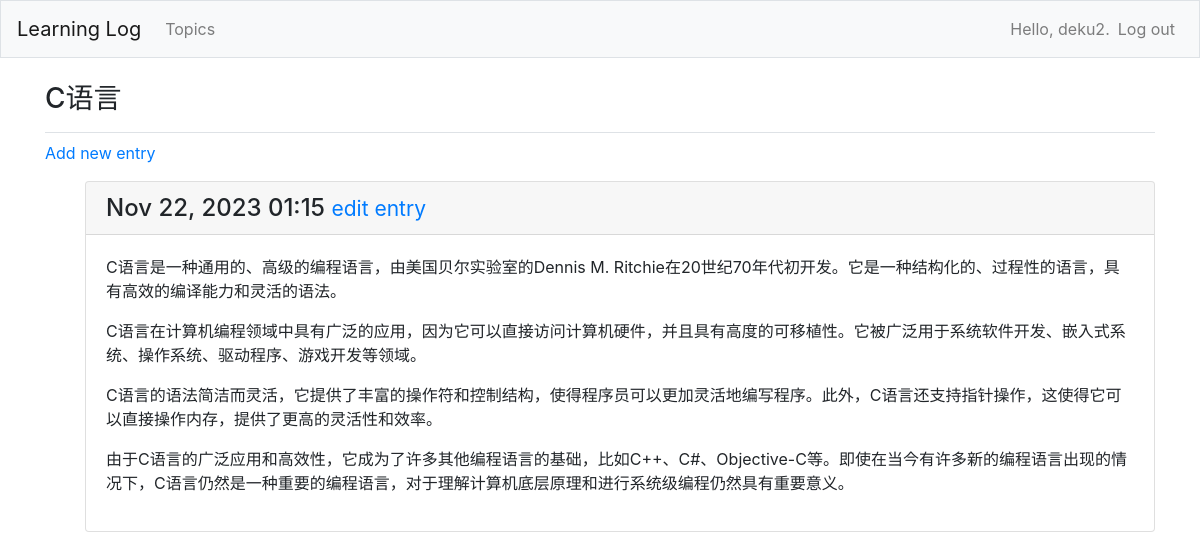
The page /topics/1/ (signed in) on the database its author committed.
### learning_logs/models.py (models this page shows, shortened)
class Topic(models.Model):
    text = models.CharField(max_length=200)
    date_added = models.DateTimeField(auto_now_add=True)
    owner = models.ForeignKey(User, on_delete=models.CASCADE)
    def __str__(self):
        return self.text

class Entry(models.Model):
    topic = models.ForeignKey(Topic, on_delete=models.CASCADE)
    text = models.TextField()
    date_added = models.DateTimeField(auto_now_add=True)
    class Meta:
        verbose_name_plural = 'entries'

### learning_logs/views.py (the view)
# urls.py: path('topics/<int:topic_id>/', views.topic, name='topic'),
@login_required
def topic(request, topic_id):
    topic = Topic.objects.get(id=topic_id)
    if topic.owner != request.user:
        raise Http404
    entries = topic.entry_set.order_by('-date_added')
    context = {'topic': topic, 'entries': entries}
    return render(request, 'learning_logs/topic.html', context)

### learning_logs/templates/learning_logs/topic.html
{% extends 'learning_logs/base.html' %}
{% block page_header %}
  <h3>{{ topic }}</h3>
{% endblock page_header %}
{% block content %}
  <p>
    <a href="{% url 'learning_logs:new_entry' topic.id %}">Add new entry</a>
  </p>
  <ul>
  {% for entry in entries %}
    <div class="card mb-3">
      <h4 class="card-header">
        {{ entry.date_added|date:'M d, Y H:i' }}
        <small><a href="{% url 'learning_logs:edit_entry' entry.id %}">
            edit entry</a></small>
      </h4>
      <div class="card-body">
        {{ entry.text|linebreaks }}
      </div>
    </div>
  {% empty %}
    <p>There are no entries for this topic yet.</p>
  {% endfor %}
{% endblock content %}

### learning_logs/templates/learning_logs/base.html (shortened to what this page needs)
{% load bootstrap4 %}
<!doctype html>
<html lang="en">
<head>
  {% bootstrap_css %}
</head>
<body>
  <nav class="navbar navbar-expand-md navbar-light bg-light mb-4 border">
    <a class="navbar-brand" href="{% url 'learning_logs:index'%}">
        Learning Log</a>
    <div class="collapse navbar-collapse" id="navbarCollapse">
      <ul class="navbar-nav mr-auto">
        <li class="nav-item">
          <a class="nav-link" href="{% url 'learning_logs:topics'%}">
              Topics</a></li>
      </ul>
      <ul class="navbar-nav ml-auto">
        {% if user.is_authenticated %}
          <li class="nav-item">
            <span class="navbar-text"}">Hello, {{ user.username }}.</span>
          </li>
          <li class="nav-item">
            <a class="nav-link" href="{% url 'users:logout' %}">Log out</a>
          </li>
        {% else %}
          <li class="nav-item">
            <a class="nav-link" href="{% url 'users:register' %}">Register</a>
          </li>
          <li class="nav-item">
            <a class="nav-link" href="{% url 'users:login' %}">Log in</a></li>
        {% endif %}
      </ul>
    </div>
  </nav>
  <main role="main" class="container">
    <div class="pb-2 mb-2 border-bottom">
      {% block page_header %}{% endblock page_header %}
    </div>
    <div>
      {% block content %}{% endblock content %}
    </div>
  </main>
</body>
</html>

### rows shown on the page
Topic: text "C语言"
Entry: date_added "Nov 22, 2023 01:15", text "C语言是一种通用的、高级的编程语言，由美国贝尔实验室的Dennis M. Ritchie在20世纪70年代初开发。它是一种结构化的、过程性的语言，具有高效的编译能力和灵活的语法。 C语言在计算机编程领域中具有广泛的应用，因为它可以直接访问计算机硬件，并且具有高度的可移植性。它被广泛用于系统软件开发、嵌入式系统、操作系统、驱动程序、游戏开发等领域。 C语言的语法简洁而灵活，它提供了丰富的操作符和控制结构，使得程序员可以更加灵活地编写程序。此外，C语言还支持指针操作，这使得它可以直接操作内存，提供了更高的灵活性和效率。 由于C语言的广泛应用和高效性，它成为了许多其他编程语言的基础，比如C++、C#、Objective-C等。即使在当今有许多新的编程语言出现的情况下，C语言仍然是一种重要的编程语言，对于理解计算机底层原理和进行系统级编程仍然具有重要意义。"

### other values the page prints
{{ user.username }} "deku2"
